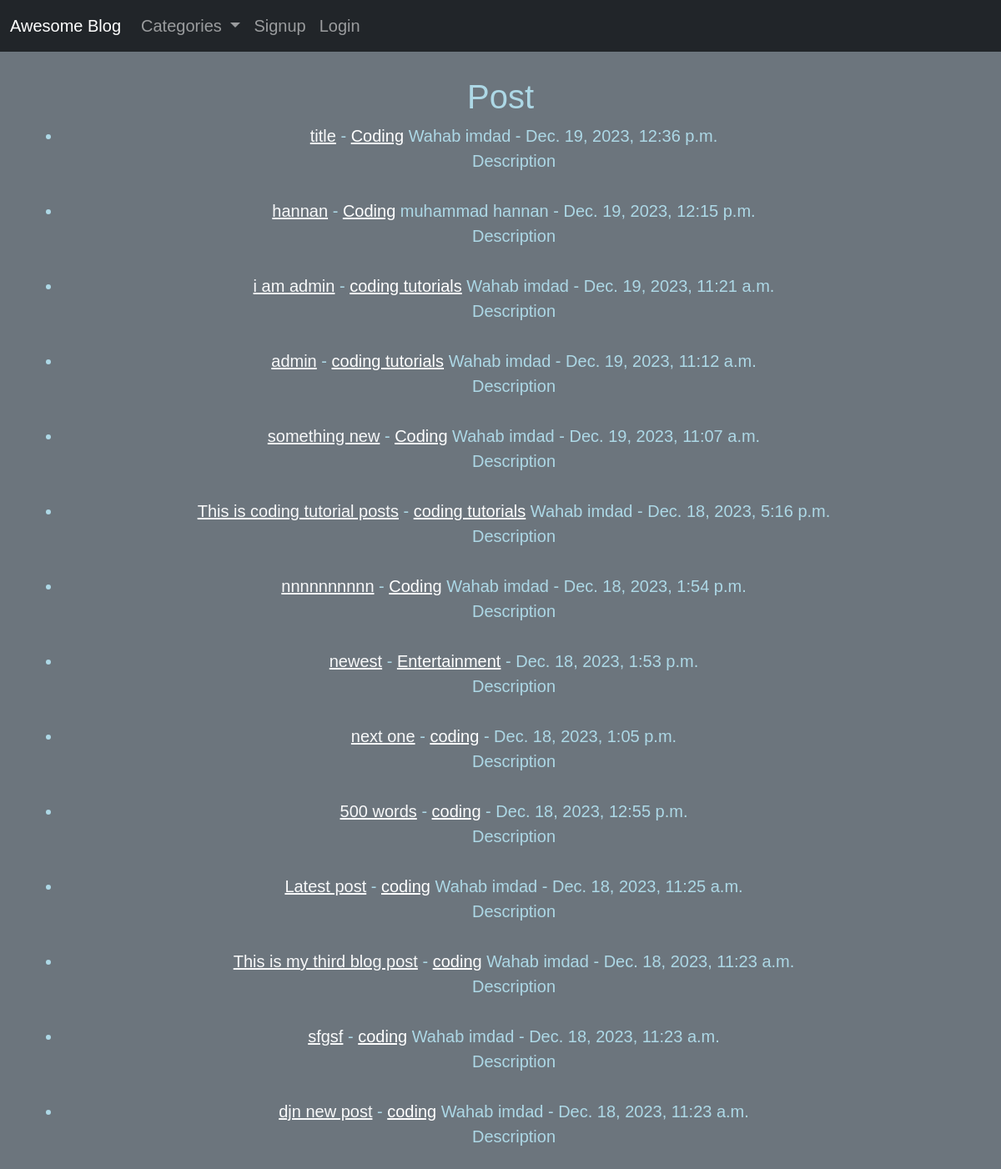
Before: / with the older database file.
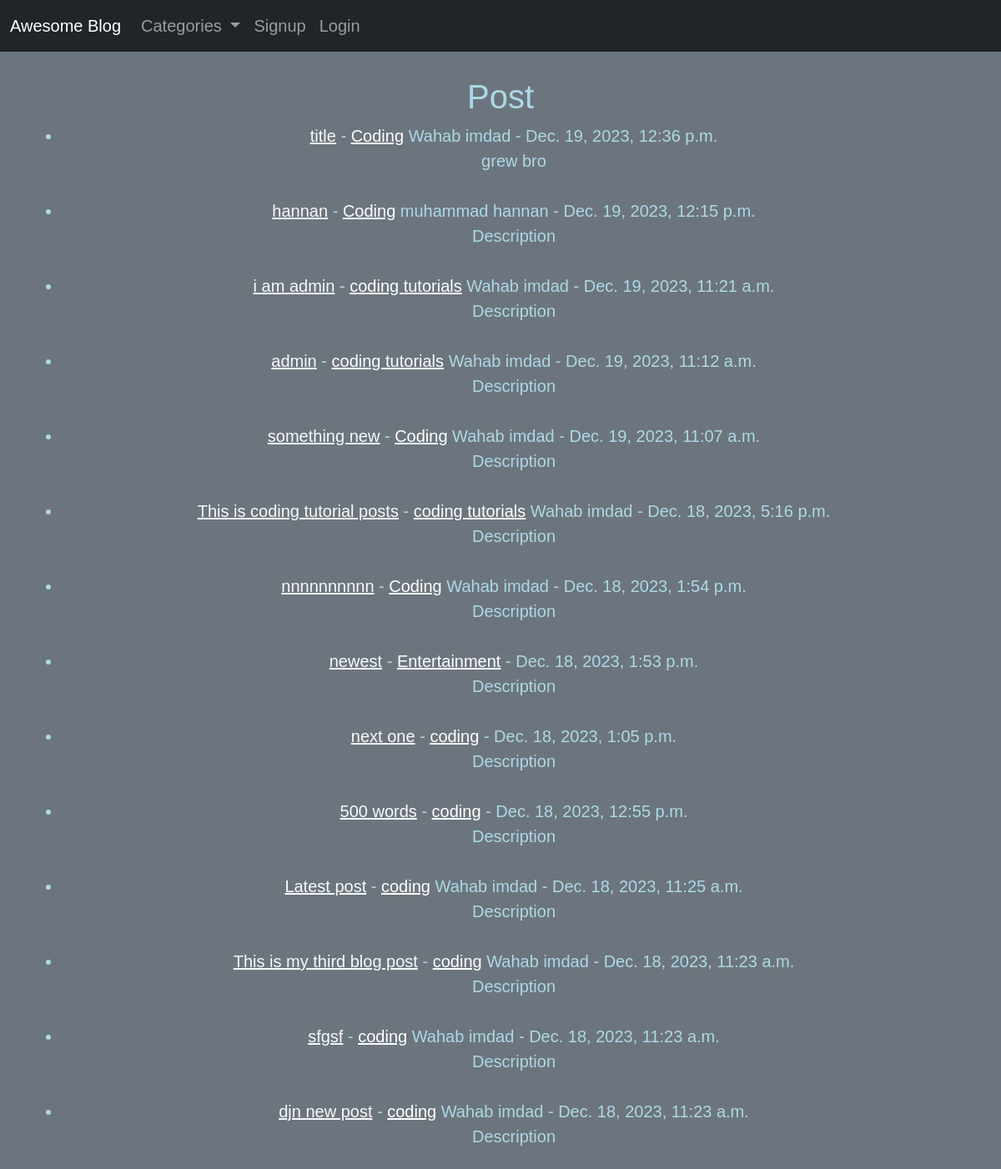
After: the same page with the newer database file.
### blogapp/models.py (models this page shows, shortened)
class Post(models.Model):
    title = models.CharField(max_length=255)
    title_tag = models.CharField(max_length=255)
    author = models.ForeignKey(User, on_delete=models.CASCADE)
    body = RichTextField(blank=True,null=True)
    publish_date = models.DateTimeField(auto_now_add=True)
    category = models.CharField(max_length=100)
    description = models.CharField(max_length=255)

### blogapp/views.py (the view)
# urls.py: path('',HomeView.as_view(),name='home'),
class HomeView(ListView):
    model = Post
    template_name = 'blogapp/home.html'
    ordering = ['-publish_date']
    def get_context_data(self,*args,**kwars):
        cat_menu = Category.objects.all()
        context = super(HomeView,self).get_context_data(*args,**kwars)
        context['cat_menu'] = cat_menu
        return context

### blogapp/models.py (called while the page is built)
    def __str__(self):
        return self.name

### blogapp/templates/blogapp/home.html (shortened to what this page needs)
{% extends "blogapp/base.html" %}
{% block content %}
    <h1>Post</h1>
    <ul>
    {% for x in object_list %}
        <li><a class='text-light' href="{% url 'article' x.pk %}">{{x.title}}</a> - <a class='text-white' href="{% url 'category' x.category|slugify %}">{{x.category}}</a>
            {{x.author.first_name}} {{x.author.last_name}} - {{x.publish_date}}
            <br>
            {{x.description}}</li><br>
    {% endfor %}
    </ul>
{% endblock content %}

### blogapp/templates/blogapp/base.html (shortened to what this page needs)
{% load static %}
<!DOCTYPE html>
<html lang="en">
<head>
    <link rel="stylesheet" href="{% static 'css/bootstrap.css' %}">
    <link rel="stylesheet" href="{% static 'css/style.css' %}">
</head>
<body class='bg-secondary fs-5'>
    <nav class="navbar navbar-expand-lg bg-dark navbar-dark">
        <div class="container-fluid">
          <a class="navbar-brand" href="{% url 'home' %}">Awesome Blog</a>
          <div class="collapse navbar-collapse" id="navbarSupportedContent">
            <ul class="navbar-nav me-auto mb-2 mb-lg-0">
              {% if cat_menu %}
              <li class="nav-item dropdown">
                <a class="nav-link dropdown-toggle" href="#" role="button" data-bs-toggle="dropdown" aria-expanded="false">
                  Categories
                </a>
              </li>
              {% else %}
              <li class="nav-item">
                <a class="nav-link" href="{% url 'category_list' %}">Categories</a>
              </li>
              {% endif %}
              {% if user.is_authenticated %}
              <li class="nav-item">
                <a class="nav-link" href="{% url 'add_post' %}">Add Post</a>
              </li>
              <li class="nav-item">
                <a class="nav-link" href="{% url 'add_category' %}">Add Category</a>
              </li>
              <li class="nav-item">
                <a class="nav-link" href="{% url 'logout' %}">Logout</a>
              </li>
              <li class="nav-item">
                <a class="nav-link" href="{% url 'edit_profile' %}">Edit Profile</a>
              </li>
              {% else %}
              <li class="nav-item">
                <a class="nav-link" href="{% url 'signup' %}">Signup</a>
              </li>
              <li class="nav-item">
                <a class="nav-link" href="{% url 'login' %}">Login</a>
              </li>
              {% endif %}
            </ul>
          </div>
        </div>
      </nav>
    <br>
    <div class="container">
    {% block content %}
    {% endblock content %}
    </div>
</body>
</html>

### static/css/style.css (style rules this page uses)
body { background-color: black; color: lightblue; text-align: center; font-family: Arial, sans-serif; margin: 0; padding: 0; }

Changed rows visible on the page:
changed Post "title": description "Description" → "grew bro"
